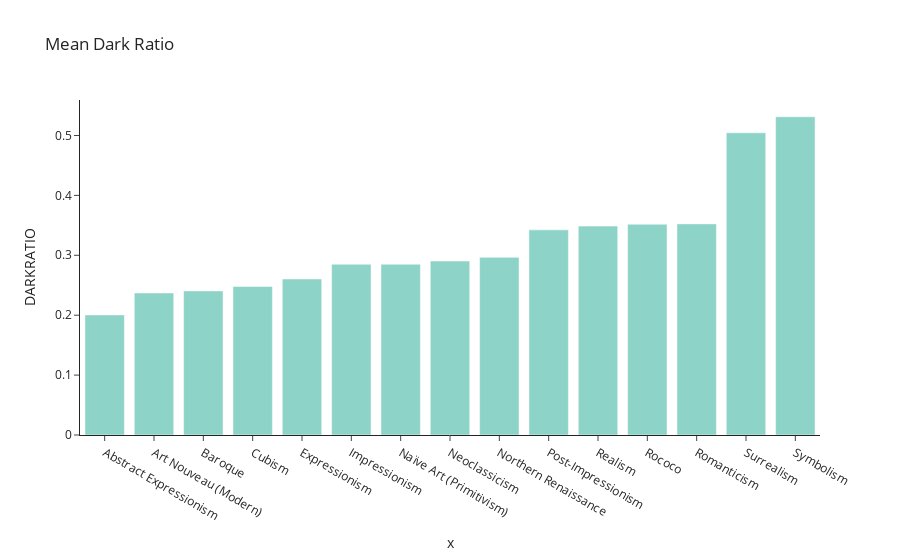

Notebook code cell kept with this figure:
### Code cell
darkratios = whole_df.groupby(['genre']).mean().loc[:,'DARKRATIO']

fig = px.bar(darkratios.sort_values(), x=darkratios.index, y='DARKRATIO',barmode='group',template='simple_white',
            color_discrete_sequence=px.colors.qualitative.Set3, title="Mean Dark Ratio")
fig.show()

### Figure 1 — Plotly figure (JSON) as saved in the notebook; plotly's stock layout.template omitted (floating-point values rounded to 4 significant figures)
{"data": [{"alignmentgroup": "True", "hovertemplate": "x=%{x}<br>DARKRATIO=%{y}<extra></extra>", "legendgroup": "", "marker": {"color": "rgb(141,211,199)", "pattern": {"shape": ""}}, "name": "", "offsetgroup": "", "orientation": "v", "showlegend": false, "textposition": "auto", "type": "bar", "x": ["Abstract Expressionism", "Art Nouveau (Modern)", "Baroque", "Cubism", "Expressionism", "Impressionism", "Naïve Art (Primitivism)", "Neoclassicism", "Northern Renaissance", "Post-Impressionism", "Realism", "Rococo", "Romanticism", "Surrealism", "Symbolism"], "xaxis": "x", "y": [0.2005, 0.237, 0.2406, 0.248, 0.2605, 0.285, 0.2851, 0.2904, 0.2966, 0.3425, 0.3487, 0.3519, 0.3524, 0.5045, 0.5313], "yaxis": "y"}], "layout": {"barmode": "group", "legend": {"tracegroupgap": 0}, "title": {"text": "Mean Dark Ratio"}, "xaxis": {"anchor": "y", "domain": [0, 1], "title": {"text": "x"}}, "yaxis": {"anchor": "x", "domain": [0, 1], "title": {"text": "DARKRATIO"}}}}
